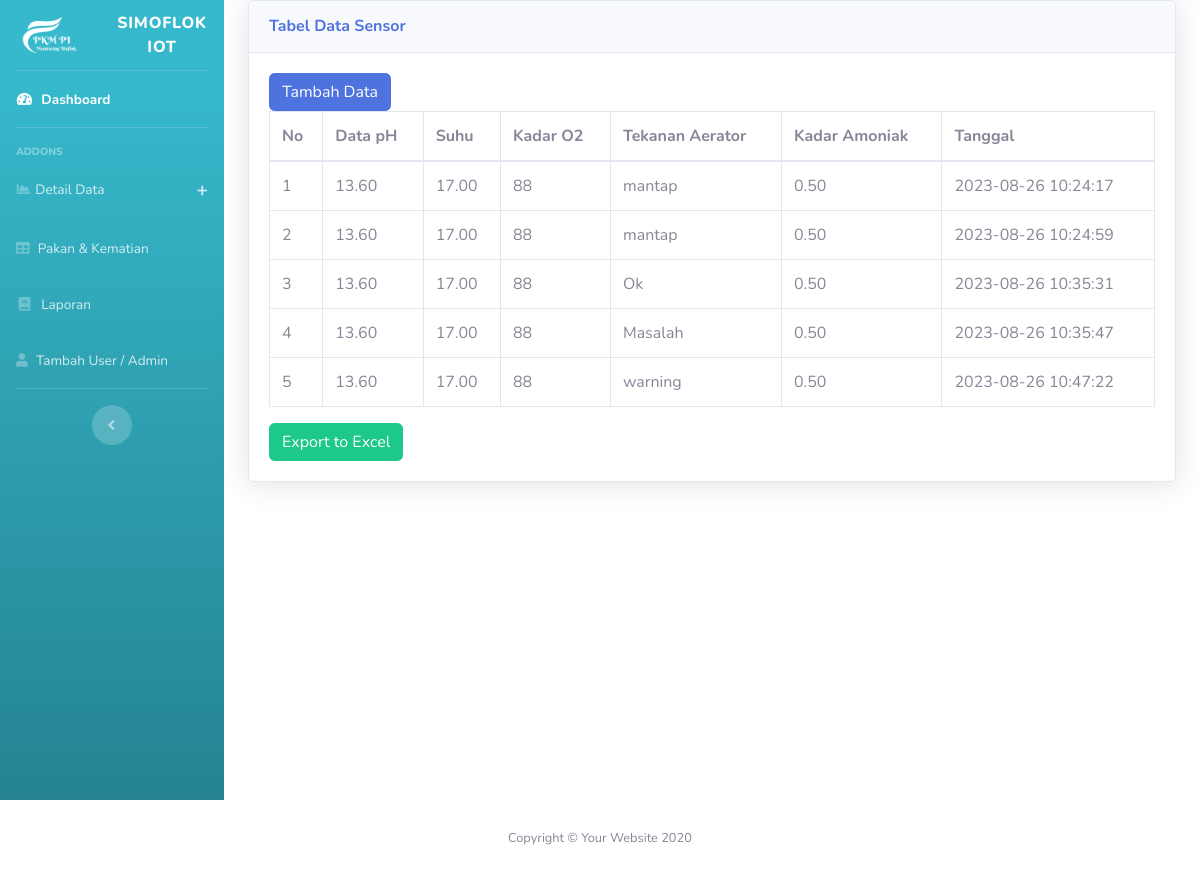
Page /pages/admin_tables.php on the committed database.
### tables this page shows
CREATE TABLE IF NOT EXISTS `tb_data_sensor` (
  `ID` int(11) NOT NULL AUTO_INCREMENT,
  `pH` decimal(10,2) NOT NULL,
  `suhu` decimal(10,2) NOT NULL,
  `o2` decimal(11,0) NOT NULL,
  `aerator` text NOT NULL,
  `amoniak` decimal(11,2) NOT NULL,
  `date` timestamp NOT NULL DEFAULT current_timestamp() ON UPDATE current_timestamp(),
  PRIMARY KEY (`ID`)
);

### pages/admin_tables.php (the view, shortened to what this page needs)
<?php
include 'koneksi.php';
?>
<?php include './templates/header.php' ?>
<body id="page-top">
    <div id="wrapper">
        <?php include './components/sidebar.php' ?>
        <div class="container-fluid">
            <div class="card shadow mb-4">
                <div class="card-header py-3">
                    <h6 class="m-0 font-weight-bold text-primary">Tabel Data Sensor</h6>
                </div>
                <div class="card-body">
                    <button type="button" class="btn btn-primary" data-toggle="modal" data-target="#tambahDataModal">
                        Tambah Data
                    </button>
                    <div class="table-responsive">
                        <table class="table table-bordered" id="dataTable" width="100%" cellspacing="0">
                            <thead>
                                <tr>
                                    <th>No</th>
                                    <th>Data pH</th>
                                    <th>Suhu</th>
                                    <th>Kadar O2</th>
                                    <th>Tekanan Aerator</th>
                                    <th>Kadar Amoniak</th>
                                    <th>Tanggal</th>
                                </tr>
                            </thead>
                            <tbody>
                                <?php
                                $ambil = mysqli_query($koneksi, "SELECT * FROM tb_data_sensor");
                                $i = 1;
                                while ($data = mysqli_fetch_array($ambil)) {
                                    $dataph = $data['pH'];
                                    $suhu = $data['suhu'];
                                    $oksigen = $data['o2'];
                                    $aerator = $data['aerator'];
                                    $amonia = $data['amoniak'];
                                    $tanggal = $data['date'];
                                ?>
                                    <tr>
                                        <td><?php echo $i++; ?></td>
                                        <td><?php echo $dataph; ?></td>
                                        <td><?php echo $suhu; ?></td>
                                        <td><?php echo $oksigen; ?></td>
                                        <td><?php echo $aerator; ?></td>
                                        <td><?php echo $amonia; ?></td>
                                        <td><?php echo $tanggal; ?></td>
                                    </tr>
                                <?php
                                };
                                ?>
                            </tbody>
                        </table>
                        <form method="post" action="laporan-excel.php">
                            <input type="submit" name="export_excel" class="btn btn-success" value="Export to Excel" />
                        </form>
                    </div>
                </div>
            </div>
        </div>
    </div>
    <footer class="sticky-footer bg-white">
        <div class="container my-auto">
            <div class="copyright text-center my-auto">
                <span>Copyright &copy; Your Website 2020</span>
            </div>
        </div>
    </footer>
    <?php include './templates/footer.php' ?>

### rows in the picture
tb_data_sensor: pH "13.60", suhu "17.00", o2 "88", aerator "mantap", amoniak "0.50", date "2023-08-26 10:24:17"
tb_data_sensor: pH "13.60", suhu "17.00", o2 "88", aerator "mantap", amoniak "0.50", date "2023-08-26 10:24:59"
tb_data_sensor: pH "13.60", suhu "17.00", o2 "88", aerator "Ok", amoniak "0.50", date "2023-08-26 10:35:31"
tb_data_sensor: pH "13.60", suhu "17.00", o2 "88", aerator "Masalah", amoniak "0.50", date "2023-08-26 10:35:47"
tb_data_sensor: pH "13.60", suhu "17.00", o2 "88", aerator "warning", amoniak "0.50", date "2023-08-26 10:47:22"
